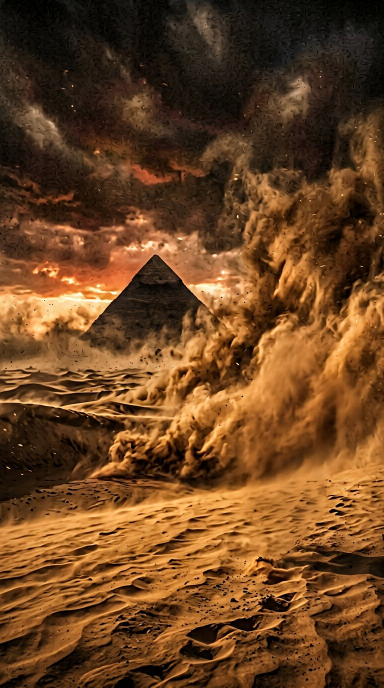
#> input picture assets/scene1_desert.jpg, 768 x 1376 px (shown at 1/2 size)
$ python -i build_short.py   (imports and definitions only)
#> lines starting #> are read from the running program, lines starting #| are printed output that depends on the picture
#> further down, picture is the input picture: PIL image 768x1376 RGB; mean R, G, B 108, 68.1, 33.4
#!/usr/bin/env python3
"""Render a finished 9:16 YouTube Short from an episode JSON + background + VO audio.

Outputs, all gitignored (generated media stays out of Git):
    content/videos/<id>.mp4        H.264/AAC, burned-in captions, 1080x1920
    content/videos/<id>.srt        full VO subtitles for accessibility / Studio
    assets/thumbnails/<id>.jpg     3-word thumbnail text over the background

The beat timeline is scaled to the *actual* voiceover duration so captions stay in sync.
One still frame per beat + a concat list keeps encoding cheap (no giant frame buffers).

Usage:
    python tools/build_short.py --episode ep-001
    python tools/build_short.py --all
    python tools/build_short.py --all --dry-run     # show the plan only
"""
from __future__ import annotations

import argparse
import json
import math
import os
import re
import shutil
import subprocess
import sys
import tempfile
from datetime import timedelta
from pathlib import Path
from typing import Any

ROOT = Path(__file__).resolve().parents[1]
EPISODE_DIR = ROOT / "content" / "episodes"
BG_DIR = ROOT / "assets" / "backgrounds"
AUDIO_DIR = ROOT / "assets" / "audio"
VIDEO_DIR = ROOT / "content" / "videos"
THUMB_DIR = ROOT / "assets" / "thumbnails"
W, H = 1080, 1920
FONTS = [
    "/usr/share/fonts/truetype/dejavu/DejaVuSans-Bold.ttf",
    "/usr/share/fonts/truetype/dejavu/DejaVuSans.ttf",
    "/usr/share/fonts/truetype/liberation2/LiberationSans-Bold.ttf",
    "/Library/Fonts/Arial Bold.ttf",
]
DURATION_RE = re.compile(r"Duration: (\d+):(\d+):(\d+\.\d+)")
TIME_RE = re.compile(r"^(\d+(?:\.\d+)?)\s*-\s*(\d+(?:\.\d+)?)$")


# [25 lines left out: functions deps, font, not called in this run]


def cover(img, zoom: float = 1.0, pan: int = 0):
    """Resize + center-crop to exactly 1080x1920 (no letterboxing), with an
    optional slow push-in / pan so each beat gets a fresh framing."""
#> called with zoom = 1, pan = 0
    from PIL import Image as _Image
    src_ratio = img.width / img.height
#> src_ratio = 0.558
    dst_ratio = W / H
    if src_ratio > dst_ratio:
        # source is wider than the target: match height, crop the sides
        new_h, new_w = H, math.ceil(H * src_ratio)
        img = img.resize((new_w, new_h), _Image.LANCZOS)
        left = (new_w - W) // 2
        img = img.crop((left, 0, left + W, H))
    else:
        # source is narrower than the target: match width, crop top/bottom
        new_w, new_h = W, math.ceil(W / src_ratio)
#> new_w = 1080; new_h = 1935
        img = img.resize((new_w, new_h), _Image.LANCZOS)
        top = (new_h - H) // 2
#> top = 7
        img = img.crop((0, top, W, top + H))
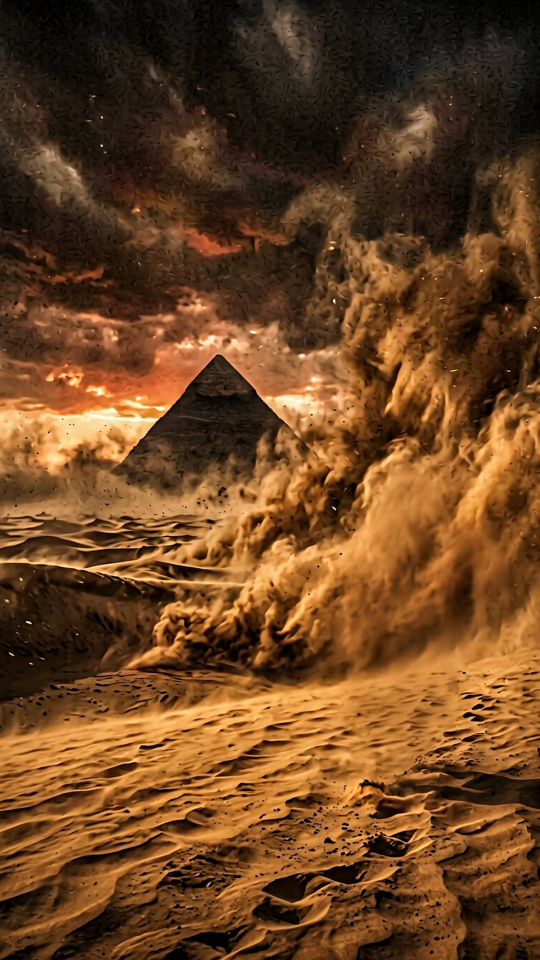
#> img: PIL image 1080x1920 RGB (shown at 1/2 size); mean R, G, B 108.5, 68.5, 33.6
    if zoom > 1.0 or pan:
        zw, zh = math.ceil(W * zoom), math.ceil(H * zoom)
        img = img.resize((zw, zh), _Image.LANCZOS)
        left = max(0, min(zw - W, (zw - W) // 2 + pan))
        top = max(0, (zh - H) // 2)
        img = img.crop((left, top, left + W, top + H))
    return img.convert("RGB")


# [225 lines left out: functions feathered_band, wrap, draw_caption, thumbnail, probe_duration, srt_time and 4 more, not called in this run]


# [2 lines not run here, left out]

>>> from PIL import Image
>>> picture = Image.open('../assets/scene1_desert.jpg')
>>> result = cover(picture)

$ run again, on assets/scene2_radar.jpg
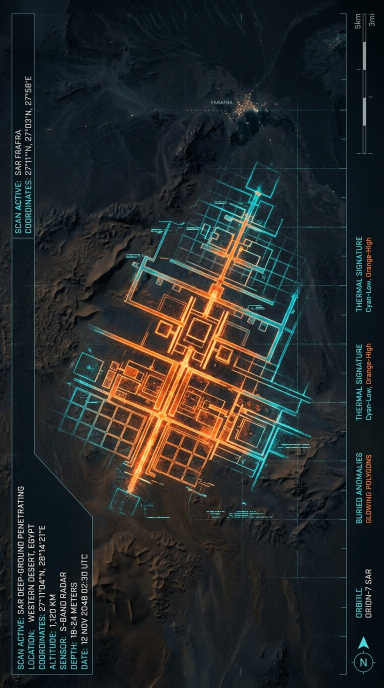
#> input picture assets/scene2_radar.jpg, 768 x 1376 px (shown at 1/2 size)
#> picture is the input picture: PIL image 768x1376 RGB; mean R, G, B 38.1, 41.1, 41.1
#> in cover, `img = img.crop((0, top, W, top + H))`:
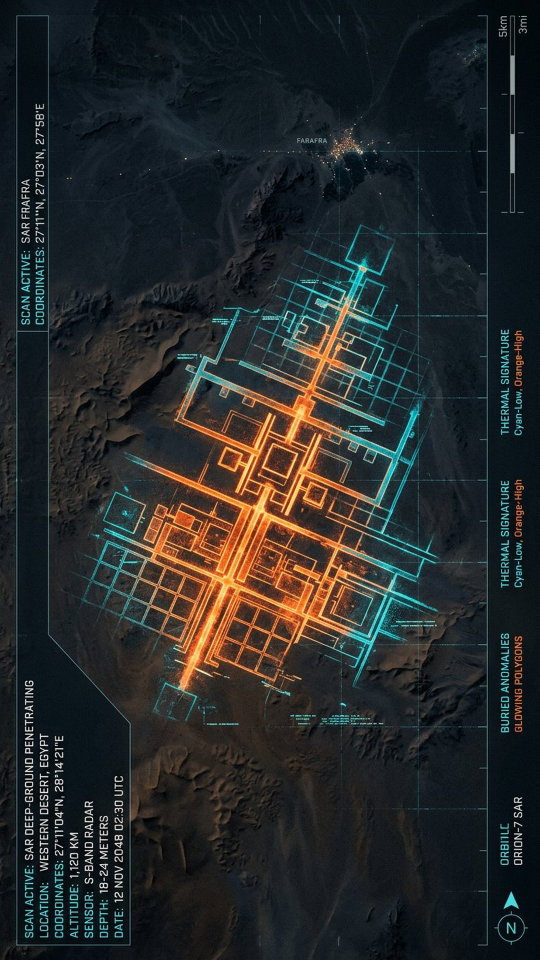
#> img: PIL image 1080x1920 RGB (shown at 1/2 size); mean R, G, B 38.3, 41.2, 41.2

$ run again, on assets/scene2b_aerial.jpg
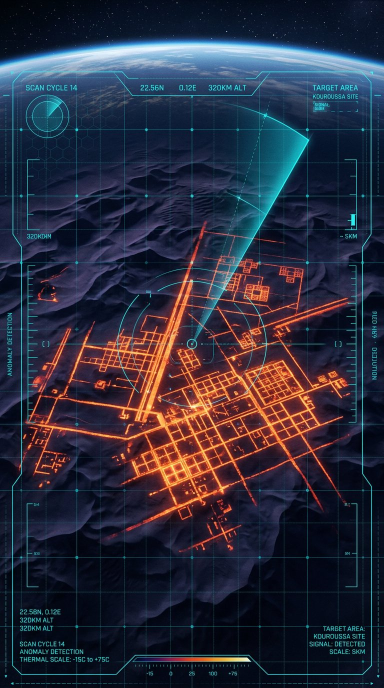
#> input picture assets/scene2b_aerial.jpg, 768 x 1376 px (shown at 1/2 size)
#> picture is the input picture: PIL image 768x1376 RGB; mean R, G, B 43.9, 44.8, 60.6
#> in cover, `img = img.resize((new_w, new_h), _Image.LANCZOS)`:
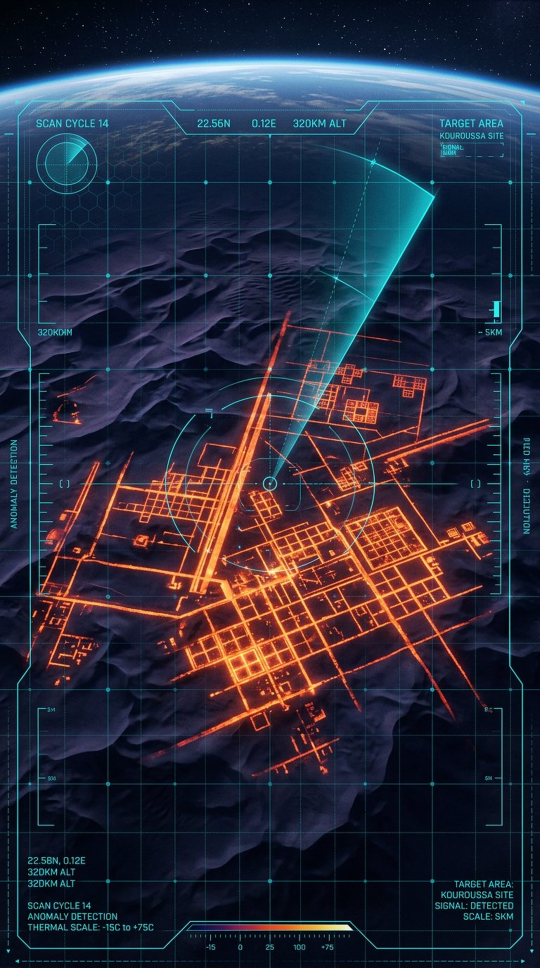
#> img: PIL image 1080x1935 RGB (shown at 1/2 size); mean R, G, B 43.9, 44.8, 60.7
#> in cover, `img = img.crop((0, top, W, top + H))`:
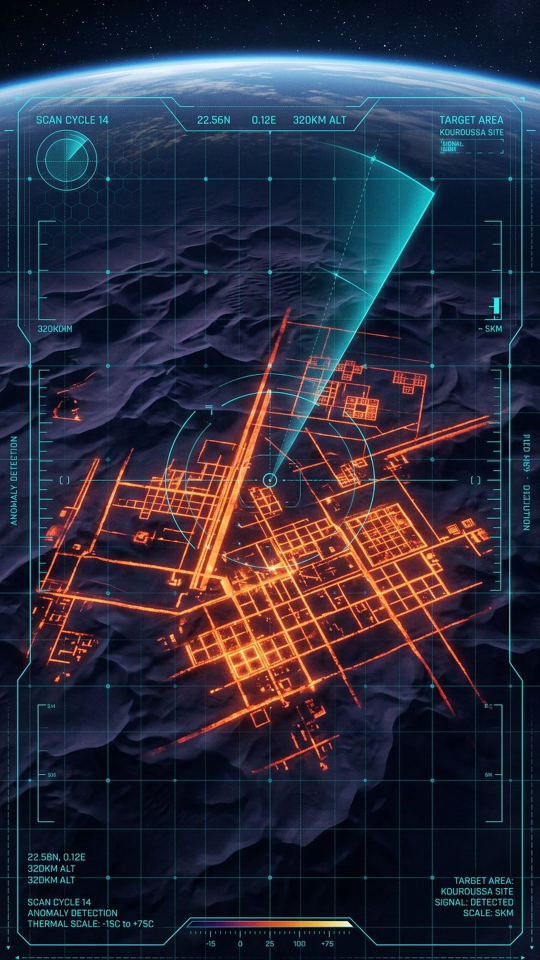
#> img: PIL image 1080x1920 RGB (shown at 1/2 size); mean R, G, B 44.2, 45.1, 60.9
